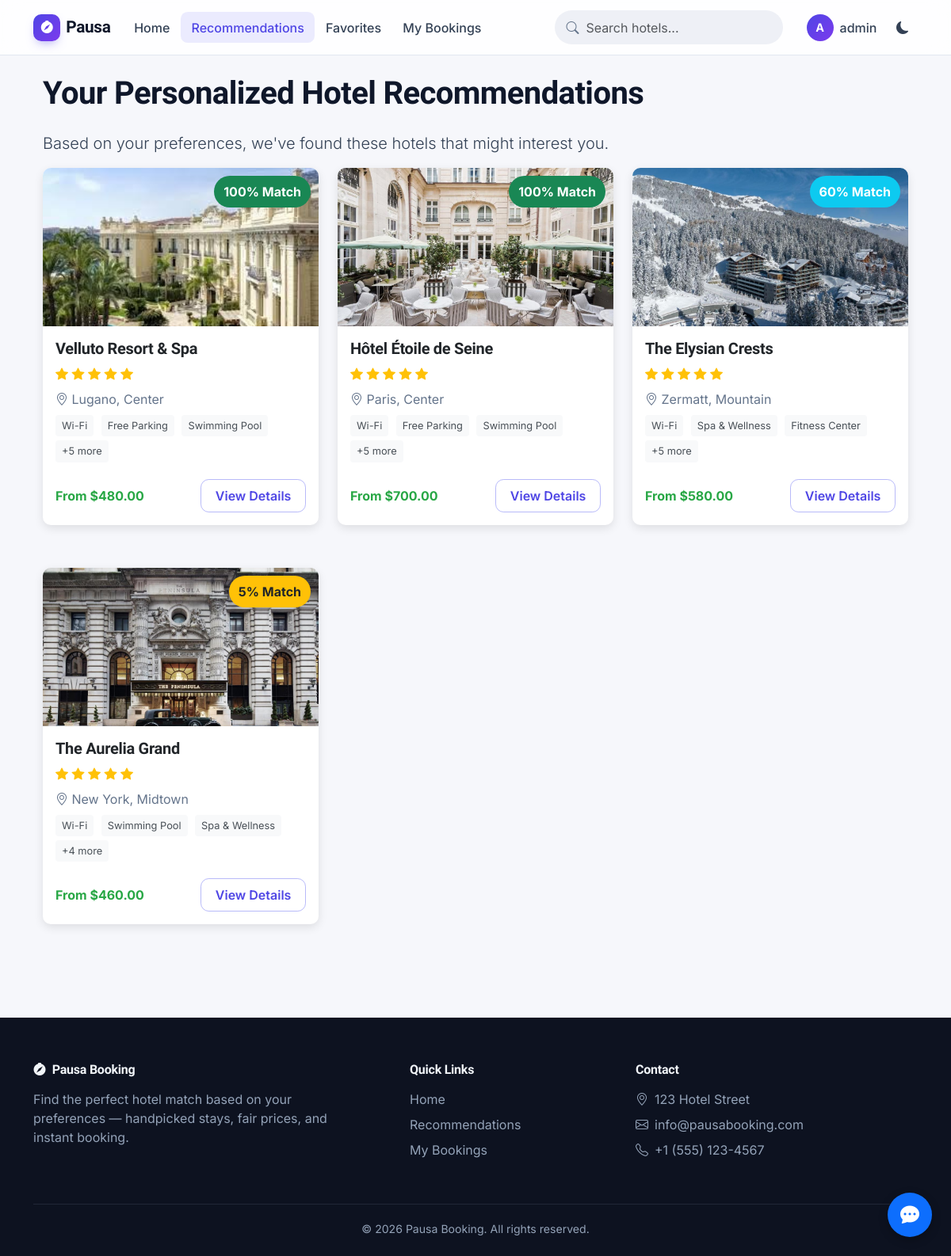
The page /recommendations/ (signed in) on the database as committed earlier.
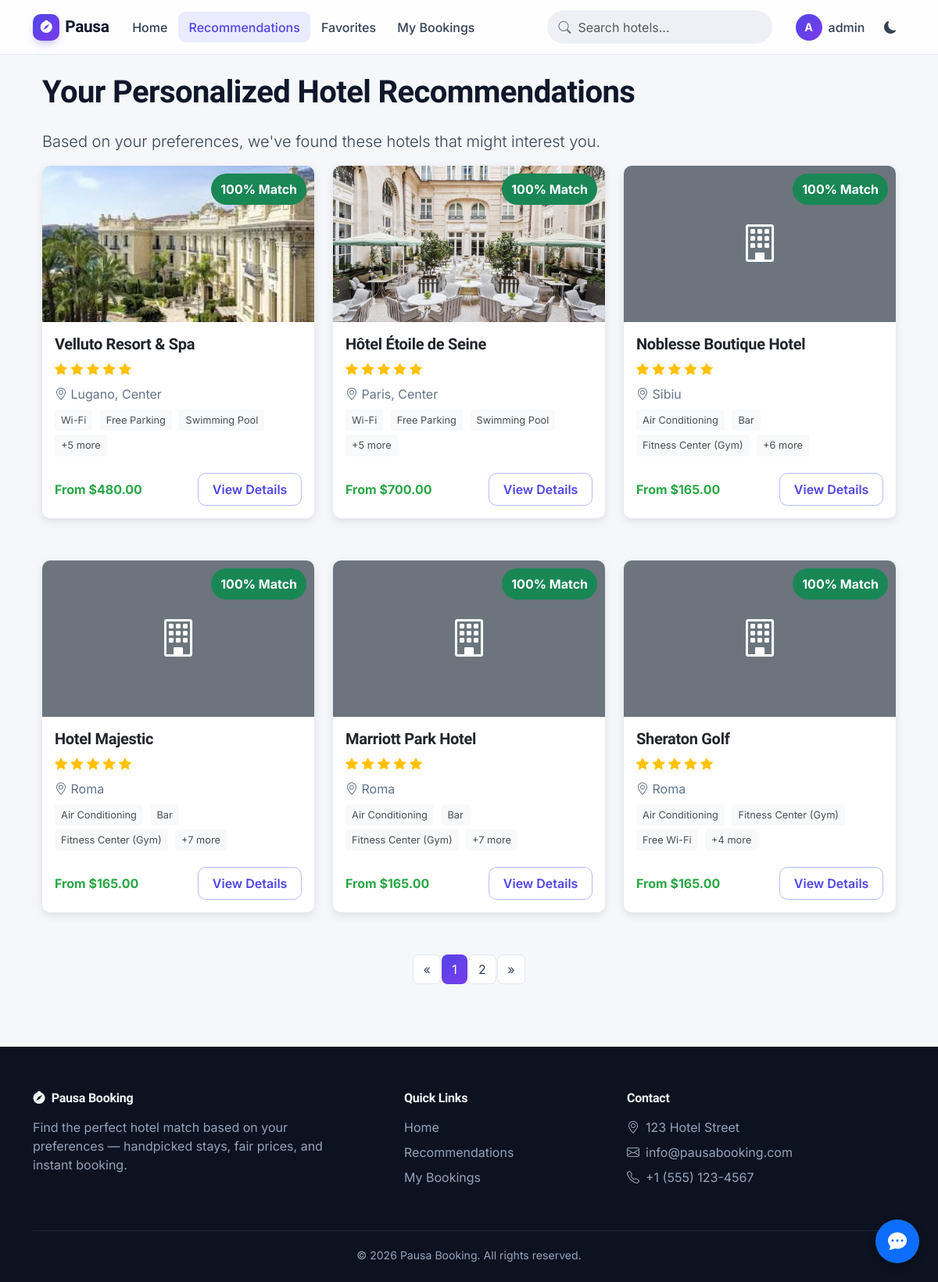
The same page on the database as committed later.
### hotels/models.py (models this page shows, shortened)
class Hotel(models.Model):
    name = models.CharField(max_length=200)
    description = models.TextField()
    address = models.CharField(max_length=255)
    city = models.CharField(max_length=100)
    district = models.CharField(max_length=100, blank=True)
    star_rating = models.PositiveSmallIntegerField(default=3)
    image = models.ImageField(upload_to='hotel_images/', blank=True, null=True)
    is_pet_friendly = models.BooleanField(default=False)
    is_family_friendly = models.BooleanField(default=False)
    latitude = models.FloatField(null=True, blank=True)
    longitude = models.FloatField(null=True, blank=True)
    created_at = models.DateTimeField(auto_now_add=True)
    updated_at = models.DateTimeField(auto_now=True)
    def match_score(self, user_preferences):
        required_amenities_score = 0
        required_amenities_count = 0
        bonus_score = 0
        max_score = 100
        amenities = self.amenities.all()
        amenity_names = [amenity.name.lower() for amenity in amenities]
        user_amenity_prefs = {
            'wifi': user_preferences.wifi,
            'parking': user_preferences.parking,
            'pool': user_preferences.pool,
            'spa': user_preferences.spa,
            'gym': user_preferences.gym,
            'restaurant': user_preferences.restaurant,
            'room_service': user_preferences.room_service,
            'air_conditioning': user_preferences.air_conditioning,
        }
        for amenity_name, is_preferred in user_amenity_prefs.items():
            if is_preferred:
                required_amenities_count += 1
        for amenity_name, is_preferred in user_amenity_prefs.items():
            if is_preferred:
                has_amenity = False
                if amenity_name == 'wifi' and any(name.lower().find('wi-fi') != -1 for name in amenity_names):
                    has_amenity = True
                elif amenity_name == 'parking' and any(name.lower().find('parking') != -1 for name in amenity_names):
                    has_amenity = True
                elif amenity_name == 'pool' and any(name.lower().find('pool') != -1 for name in amenity_names):
                    has_amenity = True
                elif amenity_name == 'spa' and any(name.lower().find('spa') != -1 for name in amenity_names):
                    has_amenity = True
                elif amenity_name == 'gym' and any(name.lower().find('gym') != -1 or name.lower().find('fitness') != -1 for name in amenity_names):
                    has_amenity = True
                elif amenity_name == 'restaurant' and any(name.lower().find('restaurant') != -1 for name in amenity_names):
                    has_amenity = True
                elif amenity_name == 'room_service' and any(name.lower().find('room service') != -1 for name in amenity_names):
                    has_amenity = True
                elif amenity_name == 'air_conditioning' and any(name.lower().find('air conditioning') != -1 or name.lower().find('a/c') != -1 for name in amenity_names):
                    has_amenity = True
                if has_amenity:
                    required_amenities_score += 1
        amenities_match_percentage = (required_amenities_score / required_amenities_count) * 100
        if required_amenities_score < required_amenities_count:
            missing_count = required_amenities_count - required_amenities_score
            max_score = max(100 - (missing_count * 25), 0)
        extra_amenities = len(amenity_names) - required_amenities_score
        if extra_amenities > 0 and required_amenities_score == required_amenities_count:
            bonus_score = min(extra_amenities, 5) * 1
        location_score = 0
        if user_preferences.preferred_city and self.city.lower() == user_preferences.preferred_city.lower():
            location_score = 10
        if hasattr(user_preferences, 'preferred_district') and user_preferences.preferred_district and self.district and self.district.lower() == user_preferences.preferred_district.lower():
            location_score += 5
        star_rating_score = 0
        if user_preferences.min_star_rating:
            if self.star_rating >= user_preferences.min_star_rating:
                star_rating_score = 5
            else:
                max_score = max(max_score - 20, 0)
        additional_score = 0
        if hasattr(user_preferences, 'prefer_pet_friendly') and user_preferences.prefer_pet_friendly:
            if hasattr(self, 'is_pet_friendly') and self.is_pet_friendly:
                additional_score += 5
            else:
                max_score = max(max_score - 15, 0)
        if hasattr(user_preferences, 'prefer_family_friendly') and user_preferences.prefer_family_friendly:
            if hasattr(self, 'is_family_friendly') and self.is_family_friendly:
                additional_score += 5
            else:
                max_score = max(max_score - 15, 0)
        final_score = min(amenities_match_percentage + bonus_score + location_score + star_rating_score + additional_score, max_score)
        return int(final_score)

class HotelAmenity(models.Model):
    hotel = models.ForeignKey(Hotel, on_delete=models.CASCADE, related_name='amenities')
    name = models.CharField(max_length=100)
    class Meta:
        verbose_name_plural = 'Hotel Amenities'

class Room(models.Model):
    hotel = models.ForeignKey(Hotel, on_delete=models.CASCADE, related_name='rooms')
    name = models.CharField(max_length=100)
    description = models.TextField()
    price = models.DecimalField(max_digits=10, decimal_places=2)
    capacity = models.PositiveSmallIntegerField(default=2)
    is_available = models.BooleanField(default=True)

### hotels/views.py (the view)
# urls.py: path('recommendations/', views.hotel_recommendations, name='hotel_recommendations'),
@login_required
def hotel_recommendations(request):
    try:
        user_preferences = request.user.preferences
    except UserPreference.DoesNotExist:
        return redirect('set_preferences')
    hotels = Hotel.objects.all()
    if user_preferences.min_star_rating:
        hotels = hotels.filter(star_rating__gte=user_preferences.min_star_rating)
    hotels_list = list(hotels)
    print(f"Found {len(hotels_list)} hotels after filtering")
    hotel_matches = []
    for hotel in hotels_list:
        match_score = hotel.match_score(user_preferences)
        hotel_matches.append((hotel, match_score))
        print(f"Hotel: {hotel.name}, Match: {match_score}%")
    hotel_matches.sort(key=lambda x: x[1], reverse=True)
    paginator = Paginator(hotel_matches, 6)
    page_number = request.GET.get('page')
    page_obj = paginator.get_page(page_number)
    context = {
        'page_obj': page_obj,
    }
    return render(request, 'hotels/recommendations.html', context)

### templates/hotels/recommendations.html (shortened to what the changed rows need)
{% extends 'base.html' %}
{% block content %}
<div class="container mt-4">
    <div class="row">
        <div class="col-12">
            <h1 class="mb-4">Your Personalized Hotel Recommendations</h1>
        </div>
    </div>
    <div class="row">
        {% if page_obj %}
            {% for hotel, match_score in page_obj %}
                <div class="col-md-6 col-lg-4 mb-4">
                    <div class="card recommendation-card">
                        {% if match_score >= 75 %}
                            <span class="match-badge bg-success text-white">{{ match_score }}% Match</span>
                        {% elif match_score >= 50 %}
                            <span class="match-badge bg-info text-white">{{ match_score }}% Match</span>
                        {% elif match_score > 0 %}
                            <span class="match-badge bg-warning">{{ match_score }}% Match</span>
                        {% endif %}
                        {% if hotel.image %}
                            <img src="{{ hotel.image.url }}" class="card-img-top" alt="{{ hotel.name }}">
                        {% else %}
                            <div class="bg-secondary text-white d-flex align-items-center justify-content-center" style="height: 200px;">
                                <i class="bi bi-building" style="font-size: 3rem;"></i>
                            </div>
                        {% endif %}
                        <div class="card-body">
                            <h5 class="card-title">{{ hotel.name }}</h5>
                            <div class="hotel-rating mb-2">
                                {% for i in "12345" %}
                                    {% if forloop.counter <= hotel.star_rating %}
                                        <i class="bi bi-star-fill"></i>
                                    {% else %}
                                        <i class="bi bi-star"></i>
                                    {% endif %}
                                {% endfor %}
                            </div>
                            <p class="card-text text-muted mb-2">
                                <i class="bi bi-geo-alt"></i> {{ hotel.city }}{% if hotel.district %}, {{ hotel.district }}{% endif %}
                            </p>
                            <div class="mb-3">
                                {% for amenity in hotel.amenities.all|slice:":3" %}
                                    <span class="amenity-tag">{{ amenity.name }}</span>
                                {% endfor %}
                                {% if hotel.amenities.count > 3 %}
                                    <span class="amenity-tag">+{{ hotel.amenities.count|add:"-3" }} more</span>
                                {% endif %}
                            </div>
                            <div class="d-flex justify-content-between align-items-center">
                                {% with min_price=hotel.rooms.all|dictsort:"price"|first %}
                                    {% if min_price %}
                                        <div class="hotel-price">From ${{ min_price.price|floatformat:2 }}</div>
                                    {% else %}
                                        <div class="text-muted">Price unavailable</div>
                                    {% endif %}
                                {% endwith %}
                                <a href="{% url 'hotel_detail' hotel.id %}" class="btn btn-outline-primary">View Details</a>
                            </div>
                        </div>
                    </div>
                </div>
            {% endfor %}
            {% if page_obj.has_other_pages %}
                <div class="col-12">
                    <nav aria-label="Page navigation">
                        <ul class="pagination justify-content-center">
                            {% if page_obj.has_previous %}
                                <li class="page-item">
                                    <a class="page-link" href="?page={{ page_obj.previous_page_number }}" aria-label="Previous">
                                        <span aria-hidden="true">&laquo;</span>
                                    </a>
                                </li>
                            {% else %}
                                <li class="page-item disabled">
                                    <span class="page-link" aria-hidden="true">&laquo;</span>
                                </li>
                            {% endif %}
                            {% for i in page_obj.paginator.page_range %}
                                {% if page_obj.number == i %}
                                    <li class="page-item active"><span class="page-link">{{ i }}</span></li>
                                {% else %}
                                    <li class="page-item"><a class="page-link" href="?page={{ i }}">{{ i }}</a></li>
                                {% endif %}
                            {% endfor %}
                            {% if page_obj.has_next %}
                                <li class="page-item">
                                    <a class="page-link" href="?page={{ page_obj.next_page_number }}" aria-label="Next">
                                        <span aria-hidden="true">&raquo;</span>
                                    </a>
                                </li>
                            {% else %}
                                <li class="page-item disabled">
                                    <span class="page-link" aria-hidden="true">&raquo;</span>
                                </li>
                            {% endif %}
                        </ul>
                    </nav>
                </div>
            {% endif %}
        {% endif %}
    </div>
</div>
{% endblock %}

Rows that differ between the two databases and show on the page:
no longer on this page (row edited): Hotel: match_score "60", image (picture), name "The Elysian Crests", star_rating 5 (drawn), city "Zermatt", district "Mountain", amenities.count|add "5", rooms.price "580.00"
no longer on this page (row unchanged): HotelAmenity: name "Wi-Fi", shown under "60"
no longer on this page (row unchanged): HotelAmenity: name "Spa & Wellness", shown under "60"
no longer on this page (row unchanged): HotelAmenity: name "Fitness Center", shown under "60"
no longer on this page (row edited): Hotel: star_rating "5", image (picture), name "The Aurelia Grand", city "New York", district "Midtown", amenities.count|add "4", rooms.price "460.00"
removed HotelAmenity: name "Wi-Fi", shown under "5"
removed HotelAmenity: name "Swimming Pool", shown under "5"
removed HotelAmenity: name "Spa & Wellness", shown under "5"
added Hotel: match_score "100", name "Noblesse Boutique Hotel", star_rating 5 (drawn), city "Sibiu", amenities.count|add "6", rooms.price "165.00"
added HotelAmenity: name "Air Conditioning", shown under "100"
added HotelAmenity: name "Bar", shown under "100"
added HotelAmenity: name "Fitness Center (Gym)", shown under "100"
added Hotel: match_score "100", name "Hotel Majestic", star_rating 5 (drawn), city "Roma", amenities.count|add "7", rooms.price "165.00"
added HotelAmenity: name "Air Conditioning", shown under "100"
added HotelAmenity: name "Bar", shown under "100"
added HotelAmenity: name "Fitness Center (Gym)", shown under "100"
added Hotel: match_score "100", name "Marriott Park Hotel", star_rating 5 (drawn), city "Roma", amenities.count|add "7", rooms.price "165.00"
added HotelAmenity: name "Air Conditioning", shown under "100"
added HotelAmenity: name "Bar", shown under "100"
added HotelAmenity: name "Fitness Center (Gym)", shown under "100"
added Hotel: match_score "100", name "Sheraton Golf", star_rating 5 (drawn), city "Roma", amenities.count|add "4", rooms.price "165.00"
added HotelAmenity: name "Air Conditioning", shown under "100"
added HotelAmenity: name "Fitness Center (Gym)", shown under "100"
added HotelAmenity: name "Free Wi-Fi", shown under "100"
Other text that changed with them:
new list line: "1"
new list line: "2"
